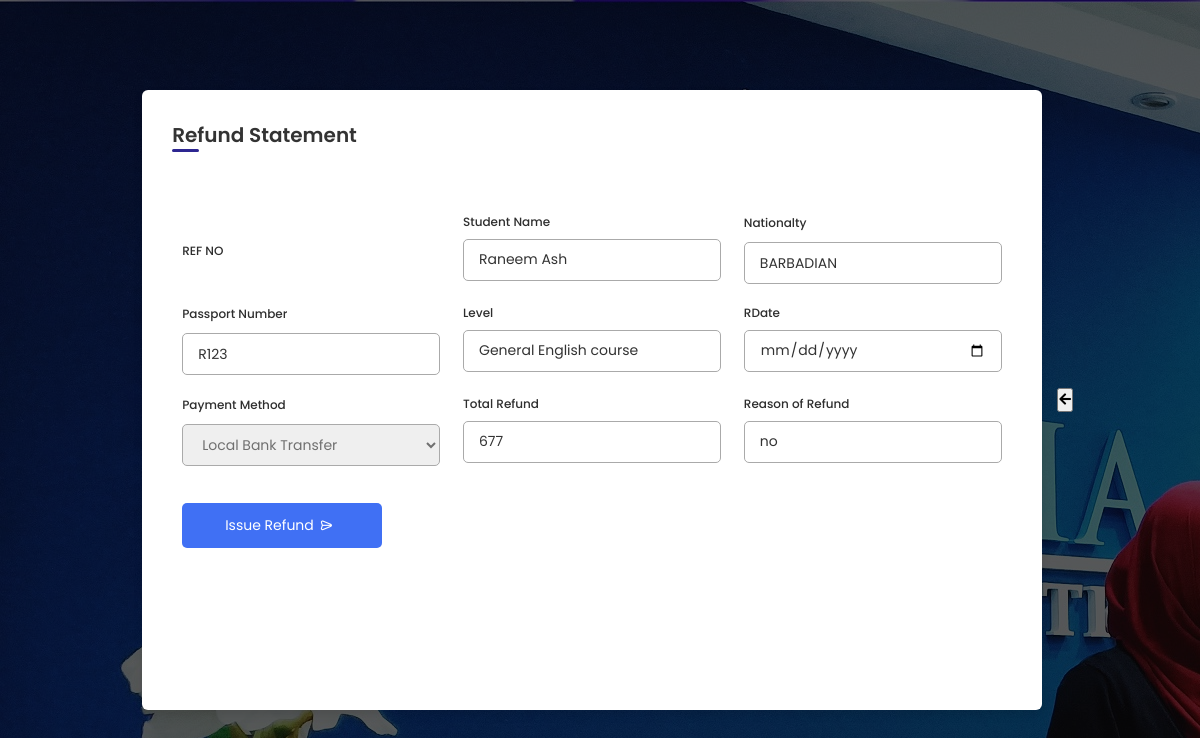
The page /refundview1.php?refund=7843 (signed in) on the database its author committed.
### tables this page shows
CREATE TABLE `refund` (
  `RefundRef` int(100) NOT NULL,
  `studentName` varchar(100) NOT NULL,
  `studentNationality` varchar(100) NOT NULL,
  `studentPassportNo` varchar(100) NOT NULL,
  `RDate` date NOT NULL,
  `RefundM` text NOT NULL,
  `TotalRefund` int(100) NOT NULL,
  `Reason` text NOT NULL,
  `Level` varchar(100) NOT NULL,
  `ID` int(11) NOT NULL
);

### refundview1.php (the view, shortened to what this page needs)
<?php
$host="localhost";
$user="root";
$password="";
$db="management_system";
?>
<!DOCTYPE html>
<html lang="en">
<head>
    <link rel="stylesheet" href="AdmissionNew.css">
    <link rel="stylesheet" href="https://unicons.iconscout.com/release/v4.0.0/css/line.css">
    <link rel="stylesheet" href="https://cdnjs.cloudflare.com/ajax/libs/font-awesome/5.15.3/css/all.min.css">
</head>
<body>
<div class="overlay">
    <div class="container">
        <header>Refund Statement</header>
        <form action="refundpdf.php" method="POST">
<?php
$connection=mysqli_connect($host,$user,$password,$db);
if (isset($_GET['refund'])){
    $AcEdit=$_GET['refund'];
  $select="select * from refund where RefundRef='".$AcEdit."'";
  $result=mysqli_query($connection,$select);
  $info=$result->fetch_assoc();
}
?>
            <div class="form first">
                <div class="details personal">
                    <div class="fields">
                    <div class="input-field">
                        <label>REF NO</label>
                        </div>
                        <div class="input-field">
                            <label>Student Name</label>
                            <input type="text" required name="studentName" value="<?php echo"{$info['studentName']}";?>">
                        </div>
                        <div class="input-field">
                        <div><label>Nationalty</label></div>
                         <input type="text" required name="studentNationality" value="<?php echo"{$info['studentNationality']}";?>">
                        </div>
                        <div class="input-field">
                        <div><label>Passport Number</label></div>
                         <input type="text" required name="studentPassportNo" value="<?php echo"{$info['studentPassportNo']}";?>">
                        </div>
                        <div class="input-field">
                            <label>Level</label>
                            <input type="text"required name= "Level" value="<?php echo"{$info['Level']}";?>">
                        </div>
                        <div class="input-field">
                            <label>RDate</label>
                            <input type="date"name= "RDate" value="<?php echo"{$info['RDate']}";?>">
                        </div>
                        <div class="input-field">
                                <div><label>Payment Method</label></div>
                                <select required name="RefundM">
                                    <option <?php if ($info['RefundM'] == 'Local Bank Transfer') echo 'selected'; ?>>Local Bank Transfer</option>
                                </select>
                            </div>
                        <div class="input-field">
                            <label>Total Refund</label>
                            <input type="number"required name= "TotalRefund" value="<?php echo"{$info['TotalRefund']}";?>">
                        </div>
                        <div class="input-field">
                            <label>Reason of Refund</label>
                            <input type="text"required name= "Reason" value="<?php echo"{$info['Reason']}";?>">
                        </div>
                    </div>
                        <button class="sumbit" value="refund" name="refund">
                            <span class="btnText">Issue Refund</span>
                            <i class="uil uil-navigator"></i>
                        </button>
                    </div>
                </div>
            </div>
        <button class="submit" onclick="location.href='refund1.php'"> <i class="fas fa-arrow-left"></i> </button>
    </div>
</body>
</html>

### AdmissionNew.css (style rules this page uses)
* { margin: 0; padding: 0; box-sizing: border-box; font-family: 'Poppins', sans-serif; }
body { min-height: 100vh; display: flex; align-items: center; justify-content: center; background: #ffffff; background-image: url('brit.jpg'); }
.overlay { position: absolute; top: 0; left: 0; width: 100%; height: 100%; background-color: rgba(0, 0, 0, 0.644); display: flex; justify-content: center; align-items: center; }
.container { max-width: 400px; width: 100%; padding: 30px; border-radius: 30px; }
.container { position: relative; max-width: 900px; width: 100%; border-radius: 6px; padding: 30px; margin: 0 15px; background-color: #fff; box-shadow: 0 5px 10px rgba(0,0,0,0.1); }
.container header { position: relative; font-size: 20px; font-weight: 600; color: #333; }
.container header::before { content: ""; position: absolute; left: 0; bottom: -2px; height: 3px; width: 27px; border-radius: 8px; background-color: #2d2691; }
.container form { position: relative; margin-top: 40px; min-height: 490px; background-color: #fff; overflow-x: hidden; height: 100px; overflow-y: scroll; }
.container form .form { position: absolute; background-color: #fff; transition: 0.3s ease; padding: 15px 10px 15px 10px; }
.container form .fields { display: flex; align-items: center; justify-content: space-between; flex-wrap: wrap; }
form .fields .input-field { display: flex; width: calc(100% / 3 - 15px); flex-direction: column; margin: 4px 0; }
.input-field label { font-size: 12px; font-weight: 500; color: #2e2e2e; }
.input-field input, select { outline: none; font-size: 14px; font-weight: 400; color: #333; border-radius: 5px; border: 1px solid #aaa; padding: 0 15px; height: 42px; margin: 8px 0; }
.input-field select, .input-field input[type="date"] { color: #707070; }
.input-field input[type="date"]:valid { color: #333; }
.container button, .backBtn { display: flex; align-items: center; justify-content: center; height: 45px; max-width: 200px; width: 100%; border: none; outline: none; color: #fff; border-radius: 5px; margin: 25px 0px; background-color: #4070f4; transition: all 0.3s linear; cursor: pointer; }
.container form .btnText { font-size: 14px; font-weight: 400; }
form button i, form .backBtn i { margin: 0 6px; }

### rows shown on the page
refund: studentName "Raneem Ash", studentNationality "BARBADIAN", studentPassportNo "R123", Level "General English course", RefundM "Local Bank Transfer", TotalRefund "677", Reason "no"
